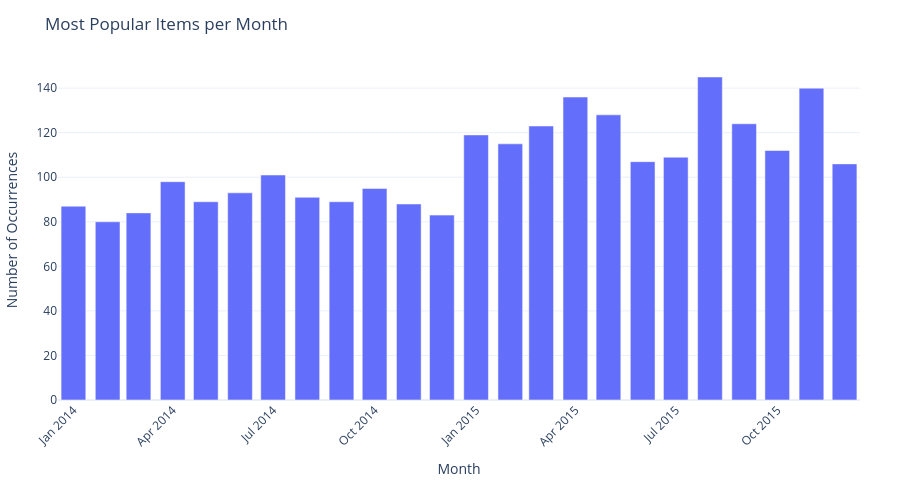

Notebook source saved alongside this figure:
### Code cell
data['Month'] = data['Date'].dt.to_period('M').astype(str)

monthly_item_counts = data.groupby(['Month', 'itemDescription']).size().reset_index(name = 'Count')
top_items_per_month = monthly_item_counts.sort_values(['Month', 'Count'], ascending = [True, False]).groupby('Month').first().reset_index()

fig = px.bar(
    top_items_per_month,
    x = 'Month',
    y = 'Count',
    text = 'itemDescription',
    title = 'Most Popular Items per Month',
    labels = {'Count': 'Popularity', 'Month': 'Month'},
    template = 'plotly_white'
)

fig.update_traces(textposition = 'outside')

fig.update_layout(
    xaxis_tickangle = -45,
    yaxis_title = 'Number of Occurrences',
    xaxis_title = 'Month',
    uniformtext_minsize = 8,
    uniformtext_mode = 'hide',
    margin = dict(l = 40, r = 40, t = 60, b = 100),
    height = 500
)

fig.show()

### Figure 1 — Plotly figure (JSON) as saved in the notebook; plotly's stock layout.template omitted (floating-point values rounded to 4 significant figures)
{"data": [{"hovertemplate": "Month=%{x}<br>Popularity=%{y}<br>itemDescription=%{text}<extra></extra>", "legendgroup": "", "marker": {"color": "#636efa", "pattern": {"shape": ""}}, "name": "", "orientation": "v", "showlegend": false, "text": ["rolls/buns", "other vegetables", "whole milk", "whole milk", "rolls/buns", "whole milk", "whole milk", "other vegetables", "whole milk", "rolls/buns", "whole milk", "whole milk", "whole milk", "whole milk", "whole milk", "whole milk", "whole milk", "whole milk", "whole milk", "whole milk", "whole milk", "whole milk", "whole milk", "whole milk"], "textposition": "outside", "type": "bar", "x": ["2014-01", "2014-02", "2014-03", "2014-04", "2014-05", "2014-06", "2014-07", "2014-08", "2014-09", "2014-10", "2014-11", "2014-12", "2015-01", "2015-02", "2015-03", "2015-04", "2015-05", "2015-06", "2015-07", "2015-08", "2015-09", "2015-10", "2015-11", "2015-12"], "xaxis": "x", "y": [87, 80, 84, 98, 89, 93, 101, 91, 89, 95, 88, 83, 119, 115, 123, 136, 128, 107, 109, 145, 124, 112, 140, 106], "yaxis": "y"}], "layout": {"barmode": "relative", "height": 500, "legend": {"tracegroupgap": 0}, "margin": {"b": 100, "l": 40, "r": 40, "t": 60}, "title": {"text": "Most Popular Items per Month"}, "uniformtext": {"minsize": 8, "mode": "hide"}, "xaxis": {"anchor": "y", "domain": [0, 1], "tickangle": -45, "title": {"text": "Month"}}, "yaxis": {"anchor": "x", "domain": [0, 1], "title": {"text": "Number of Occurrences"}}}}
